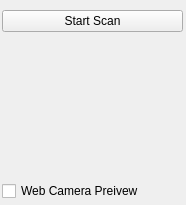
<?xml version="1.0" encoding="UTF-8"?>
<ui version="4.0">
 <class>scanDialog</class>
 <widget class="QWidget" name="scanDialog">
  <property name="geometry">
   <rect>
    <x>0</x>
    <y>0</y>
    <width>186</width>
    <height>205</height>
   </rect>
  </property>
  <property name="windowTitle">
   <string>3D Scan Toolkit</string>
  </property>
  <widget class="QWidget" name="verticalLayoutWidget">
   <property name="geometry">
    <rect>
     <x>2</x>
     <y>10</y>
     <width>181</width>
     <height>191</height>
    </rect>
   </property>
   <layout class="QVBoxLayout" name="verticalLayout">
    <item>
     <widget class="QPushButton" name="procScan">
      <property name="text">
       <string>Start Scan</string>
      </property>
     </widget>
    </item>
    <item>
     <spacer name="verticalSpacer">
      <property name="orientation">
       <enum>Qt::Vertical</enum>
      </property>
      <property name="sizeHint" stdset="0">
       <size>
        <width>20</width>
        <height>18</height>
       </size>
      </property>
     </spacer>
    </item>
    <item>
     <widget class="QCheckBox" name="webCam">
      <property name="text">
       <string>Web Camera Preivew</string>
      </property>
     </widget>
    </item>
   </layout>
  </widget>
 </widget>
 <resources/>
 <connections/>
</ui>
